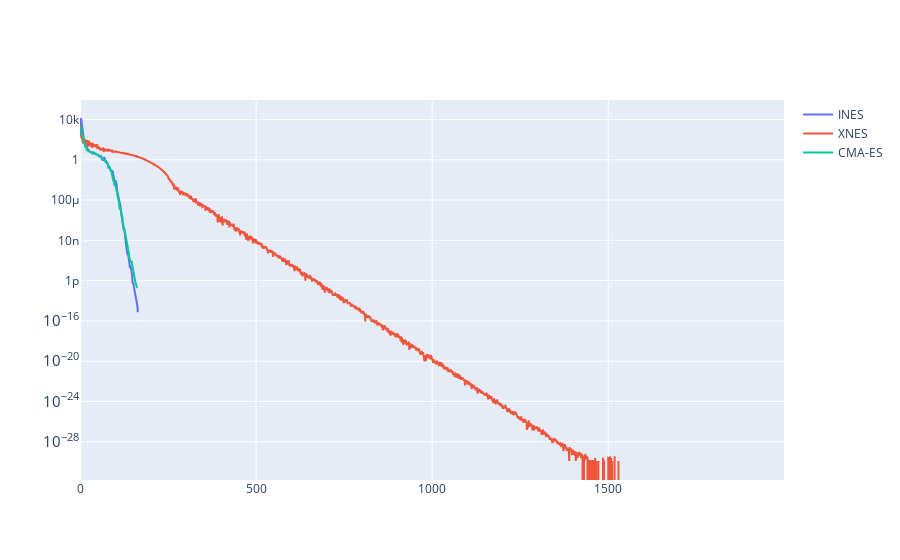

Notebook code for this chart:
### Code cell
go.Figure(
    [
        go.Scatter(name="INES", x=list(range(len(history_ines))), y=history_ines),
        go.Scatter(name="XNES", x=list(range(len(history_xnes))), y=history_xnes),
        go.Scatter(name="CMA-ES", x=list(range(len(history_cma))), y=history_cma),
    ]
).update_yaxes(type="log")

### Figure 1 — Plotly figure (JSON) as saved in the notebook; plotly's stock layout.template omitted (floating-point values rounded to 4 significant figures; data arrays with more than 128 entries replaced by an {"elided": "..."} marker saying what was removed)
{"data": [{"name": "INES", "type": "scatter", "x": {"elided": "165 int values"}, "y": {"elided": "165 float values"}}, {"name": "XNES", "type": "scatter", "x": {"elided": "2000 int values"}, "y": {"elided": "2000 float values"}}, {"name": "CMA-ES", "type": "scatter", "x": {"elided": "163 int values"}, "y": {"elided": "163 float values"}}], "layout": {"yaxis": {"type": "log"}}}
